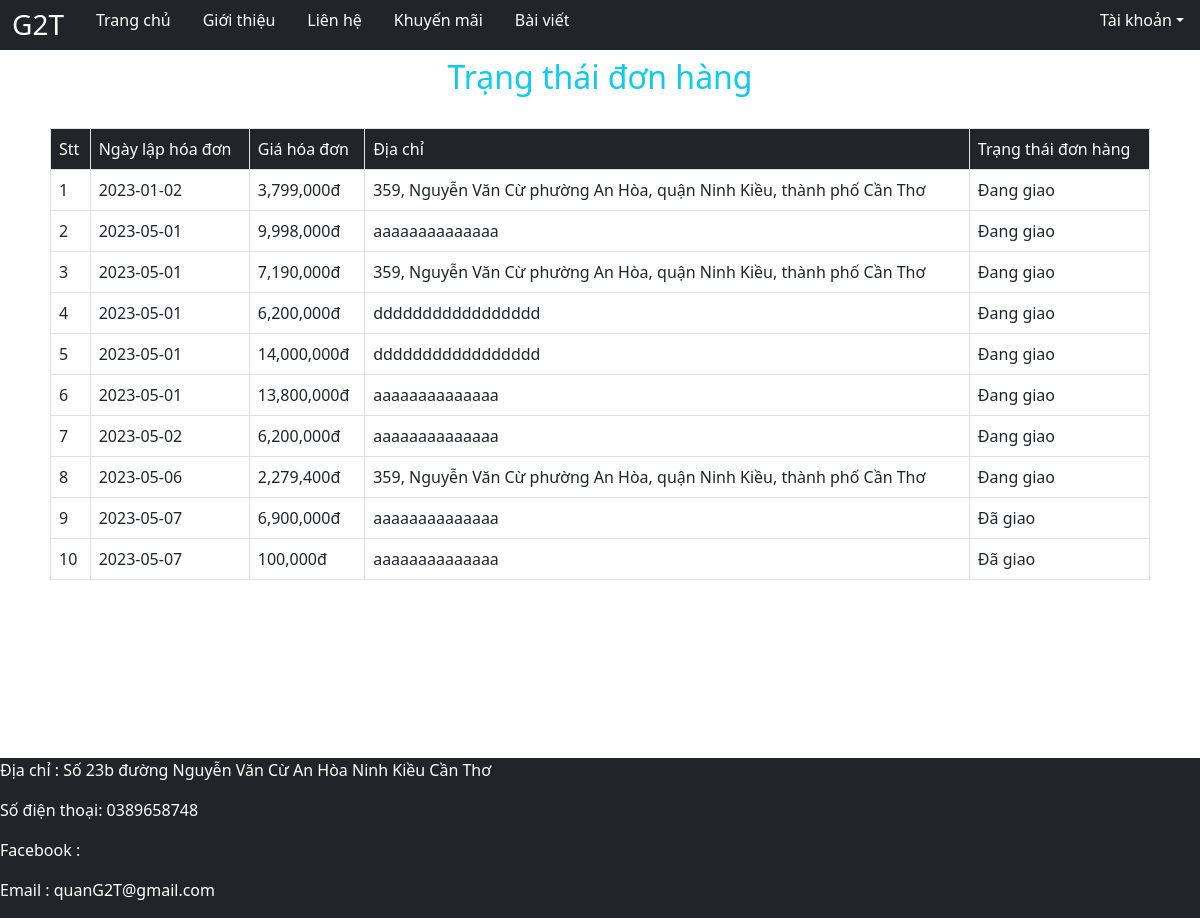
/Accout/Acc_Bill/8 (signed in), run on the app's committed database.
### tables this page shows
CREATE TABLE `hoadon` (
  `MaHD` int(11) NOT NULL,
  `NgayLap` date NOT NULL,
  `MaKH` int(11) NOT NULL,
  `MaNV` int(11) DEFAULT NULL,
  `MaKM` int(11) DEFAULT NULL,
  `GiaHD` double NOT NULL,
  `TrangThai` varchar(50) NOT NULL
);

CREATE TABLE `khachhang` (
  `MaKH` int(11) NOT NULL,
  `TenKH` varchar(200) NOT NULL,
  `SDT` char(15) NOT NULL,
  `DiaChi` varchar(300) NOT NULL,
  `Email` varchar(300) DEFAULT NULL,
  `MaTK` int(11) DEFAULT NULL
);

### Mvc/Core/Controller.php (called while the page is built, shortened)
<?php
    class Controller{
        public function Model($model){
            return new $model;
        }
        public function View($view, $data=[]){
            require_once "./Mvc/Views/".$view.".php";
        }
}
?>

### Mvc/Controllers/Accout.php (called while the page is built, shortened)
<?php
	class Accout extends Controller
	{
		function Acc_Bill($id){
			$acc_bill = $this->Model("Model_Bill");
			$ds_hd = $acc_bill->HoaDon_TK($id);
			$this->View('User',["Page"=>"View_Bill_User",'ds_hd'=>$ds_hd]);
		}
	}
?>

### Mvc/Core/App.php (called while the page is built, shortened)
<?php
	class App{
		protected $controller = "Home";
		protected $action = "Show";
		function  __construct(){
			$arr = $this->UrlProcess();
			if(file_exists("./Mvc/Controllers/".$arr[0].".php")){
				$this->controller = $arr[0];
				unset($arr[0]);
			}
			if(isset($arr[1])){
				if(method_exists($this->controller, $arr[1])){
					$this->action = $arr[1];
				}
				unset($arr[1]);
			}
			$this->params = $arr?array_values($arr):[];
			call_user_func_array([new $this->controller, $this->action], $this->params);
		}
		function UrlProcess(){
			if(isset($_GET['url'])){
				return explode("/", filter_var(trim($_GET['url'], "/")));
			}
		}
	}
?>

### index.php (called while the page is built, shortened)
<?php
	$App = new App();
?>

### Mvc/Core/Database.php (called while the page is built, shortened)
<?php
    class Database{
        protected $server = "localhost";
        protected $user = "root";
        protected $pass = "";
        function __construct(){
            $this->con = mysqli_connect($this->server, $this->user, $this->pass);
        }
    }
?>

### Mvc/Models/Model_Bill.php (called while the page is built, shortened)
<?php
	class Model_Bill extends Database{
		public function HoaDon_TK($id){
			$sql = "SELECT hoadon.MaHD, hoadon.NgayLap, hoadon.GiaHD, hoadon.TrangThai, khachhang.DiaChi FROM hoadon, khachhang WHERE khachhang.MaKH = hoadon.MaKH AND khachhang.MaTK = '$id'";
			return mysqli_query($this->con, $sql);
		}
	}
?>

### Mvc/Views/Pages/View_Bill_User.php (the view)
<div class="container "style="min-height: 700px;">
	<p class=" h2 m-2 text-info text-center">Trạng thái đơn hàng</p>
	<div class="content p-2 ">
    <table class="table table-hover table-bordered mt-3 bg-white ">
        <thead>
        <tr class="bg-dark text-white">
            <td>Stt</td>
            <td>Ngày lập hóa đơn</td>
            <td>Giá hóa đơn</td>
            <td>Địa chỉ</td>
            <td>Trạng thái đơn hàng</td>
        </tr>
        </thead>
        <tbody>
        <?php
            $i=1;
            while ($row = mysqli_fetch_row($data["ds_hd"])) {
        ?>
        <tr>
            <td><?php echo $i; ?></td>
            <td><?php echo $row[1] ?></td>
            <td><?php echo number_format($row[2]) ?>đ</td>
            <td><?php echo $row[4] ?></td>
            <td><?php echo $row[3] ?></td>
        </tr>
        <?php
            $i++;
            }
        ?>
        </tbody>
    </table>
</div>
</div>

### data on the page
hoadon: NgayLap "2023-01-02", GiaHD "3,799,000", MaKH.DiaChi "359, Nguyễn Văn Cừ phường An Hòa, quận Ninh Kiều, thành phố Cần Thơ", TrangThai "Đang giao"
hoadon: NgayLap "2023-05-01", GiaHD "9,998,000", MaKH.DiaChi "aaaaaaaaaaaaaa", TrangThai "Đang giao"
hoadon: NgayLap "2023-05-01", GiaHD "7,190,000", MaKH.DiaChi "359, Nguyễn Văn Cừ phường An Hòa, quận Ninh Kiều, thành phố Cần Thơ", TrangThai "Đang giao"
hoadon: NgayLap "2023-05-01", GiaHD "6,200,000", MaKH.DiaChi "ddddddddddddddddd", TrangThai "Đang giao"
hoadon: NgayLap "2023-05-01", GiaHD "14,000,000", MaKH.DiaChi "ddddddddddddddddd", TrangThai "Đang giao"
hoadon: NgayLap "2023-05-01", GiaHD "13,800,000", MaKH.DiaChi "aaaaaaaaaaaaaa", TrangThai "Đang giao"
hoadon: NgayLap "2023-05-02", GiaHD "6,200,000", MaKH.DiaChi "aaaaaaaaaaaaaa", TrangThai "Đang giao"
hoadon: NgayLap "2023-05-06", GiaHD "2,279,400", MaKH.DiaChi "359, Nguyễn Văn Cừ phường An Hòa, quận Ninh Kiều, thành phố Cần Thơ", TrangThai "Đang giao"
hoadon: NgayLap "2023-05-07", GiaHD "6,900,000", MaKH.DiaChi "aaaaaaaaaaaaaa", TrangThai "Đã giao"
hoadon: NgayLap "2023-05-07", GiaHD "100,000", MaKH.DiaChi "aaaaaaaaaaaaaa", TrangThai "Đã giao"
